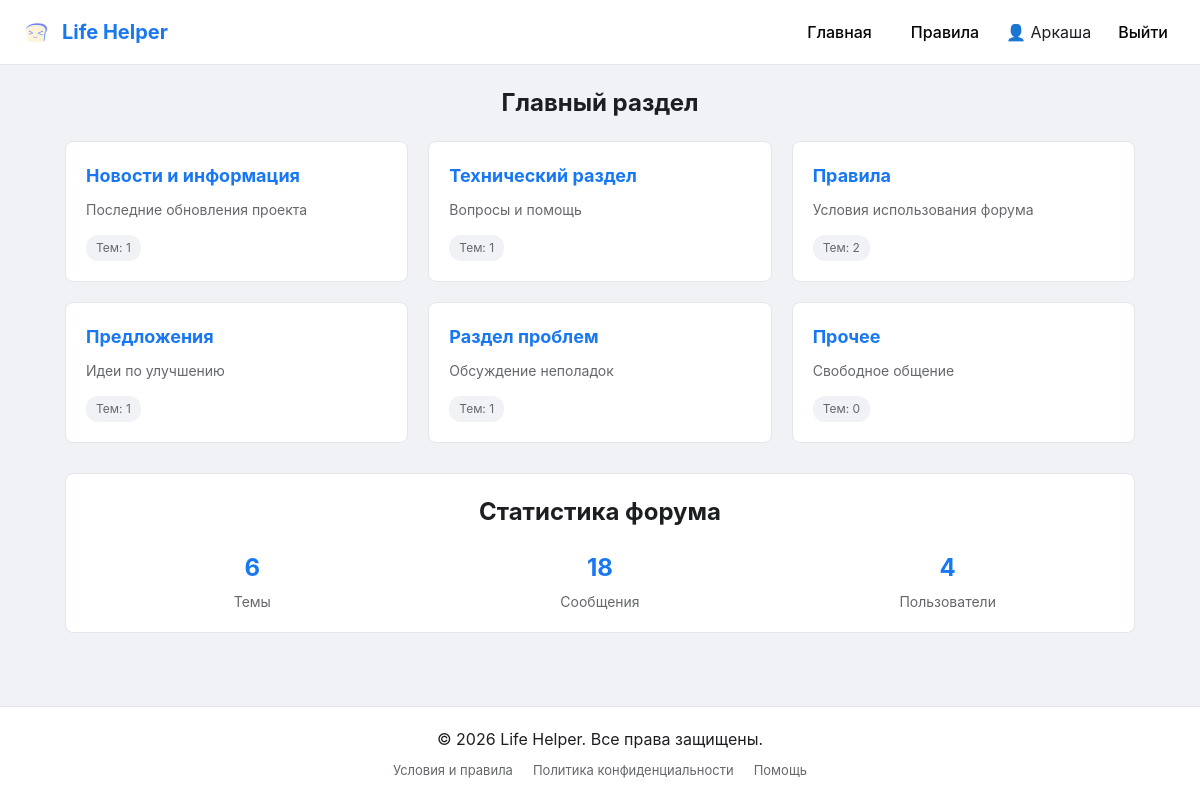
Screenshot of / (signed in) with the database file from the repository.
### tables this page shows
CREATE TABLE forums (id INTEGER PRIMARY KEY, name TEXT, description TEXT);

### app.py (the view)
@app.route('/')
def index():
    conn = get_db()
    stats = conn.execute('''
        SELECT (SELECT COUNT(*) FROM users) as users,
               (SELECT COUNT(*) FROM topics) as topics,
               (SELECT COUNT(*) FROM posts) as posts
    ''').fetchone()
    forums = conn.execute('''
        SELECT f.*, COUNT(t.id) as topic_count
        FROM forums f LEFT JOIN topics t ON f.id = t.forum_id
        GROUP BY f.id
    ''').fetchall()
    conn.close()
    return render_template('index.html', forums=forums, user=session.get('user'), stats=stats)

### app.py (called while the page is built)
def get_db():
    conn = sqlite3.connect(DB_PATH)
    conn.row_factory = sqlite3.Row
    return conn

### templates/index.html (shortened to what this page needs)
{% extends "base.html" %}
{% block content %}
<h1 class="page-title centered">Главный раздел</h1>
<div class="grid">
    {% for f in forums %}
    <div class="card">
        <h2><a href="/forum/{{ f.id }}">{{ f.name }}</a></h2>
        <p class="forum-desc">{{ f.description }}</p>
        <div class="forum-meta">
            <span class="meta">Тем: {{ f.topic_count }}</span>
        </div>
    </div>
    {% endfor %}
</div>
<div class="stats-section">
    <h2 class="centered">Статистика форума</h2>
    <div class="stats-grid">
        <div class="stat-item">
            <h3>{{ stats.topics }}</h3>
            <p>Темы</p>
        </div>
        <div class="stat-item">
            <h3>{{ stats.posts }}</h3>
            <p>Сообщения</p>
        </div>
        <div class="stat-item">
            <h3>{{ stats.users }}</h3>
            <p>Пользователи</p>
        </div>
    </div>
</div>
{% endblock %}

### static/style.css (style rules this page uses)
* { margin: 0; padding: 0; box-sizing: border-box; }
body { font-family: -apple-system, BlinkMacSystemFont, 'Segoe UI', Roboto, Oxygen, Ubuntu, Cantarell, sans-serif; background-color: #f0f2f5; color: #1c1e21; line-height: 1.5; min-height: 100vh; display: flex; flex-direction: column; }
.page-title { font-size: 24px; margin-bottom: 20px; text-align: center; }
.centered { text-align: center; }
.grid { display: grid; grid-template-columns: repeat(auto-fill, minmax(300px, 1fr)); gap: 20px; margin-bottom: 30px; }
.card { background: #ffffff; border: 1px solid #e4e6eb; border-radius: 8px; padding: 20px; transition: transform 0.2s, box-shadow 0.2s; }
.card h2 { margin-bottom: 10px; font-size: 18px; }
.card h2 a { color: #1877f2; text-decoration: none; }
.forum-desc { color: #65676b; font-size: 14px; margin-bottom: 15px; }
.forum-meta { display: flex; gap: 8px; flex-wrap: wrap; }
.meta { background: #f0f2f5; padding: 4px 10px; border-radius: 12px; font-size: 12px; color: #65676b; }
.stats-section { background: #ffffff; border: 1px solid #e4e6eb; border-radius: 8px; padding: 20px; margin-top: 20px; }
.stats-section h2 { margin-bottom: 20px; }
.stats-grid { display: grid; grid-template-columns: repeat(auto-fit, minmax(200px, 1fr)); gap: 15px; text-align: center; }
.stat-item h3 { font-size: 24px; color: #1877f2; margin-bottom: 5px; }
.stat-item p { color: #65676b; font-size: 14px; }

### rows the page displays
forums: name "Новости и информация", description "Последние обновления проекта", topic_count "1"
forums: name "Технический раздел", description "Вопросы и помощь", topic_count "1"
forums: name "Правила", description "Условия использования форума", topic_count "2"
forums: name "Предложения", description "Идеи по улучшению", topic_count "1"
forums: name "Раздел проблем", description "Обсуждение неполадок", topic_count "1"
forums: name "Прочее", description "Свободное общение", topic_count "0"

### other values shown
{{ user }} "Аркаша"
{{ stats.topics }} "6"
{{ stats.posts }} "18"
{{ stats.users }} "4"
